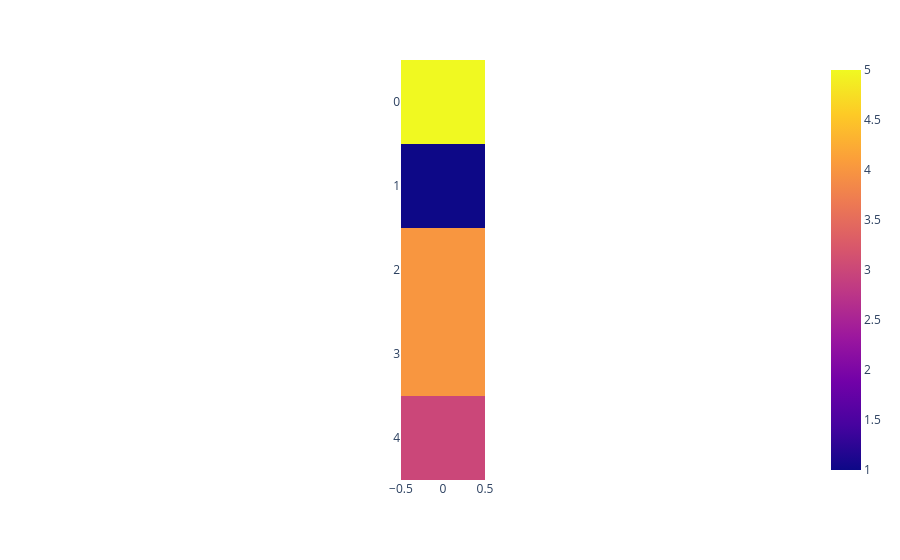

The code cell stored with this chart in its notebook:
### Code cell
px.imshow(row_ones[:, None]).show()
print(f'Sum up the row counts: {row_ones.sum()}\nSum directly all the ones in the matrix: {x.sum()}')

### Figure 1 — Plotly figure (JSON) as saved in the notebook; plotly's stock layout.template omitted (floating-point values rounded to 4 significant figures)
{"data": [{"coloraxis": "coloraxis", "hovertemplate": "x: %{x}<br>y: %{y}<br>color: %{z}<extra></extra>", "name": "0", "type": "heatmap", "xaxis": "x", "yaxis": "y", "z": [[5], [1], [4], [4], [3]]}], "layout": {"coloraxis": {"colorscale": [[0, "#0d0887"], [0.1111, "#46039f"], [0.2222, "#7201a8"], [0.3333, "#9c179e"], [0.4444, "#bd3786"], [0.5556, "#d8576b"], [0.6667, "#ed7953"], [0.7778, "#fb9f3a"], [0.8889, "#fdca26"], [1, "#f0f921"]]}, "margin": {"t": 60}, "xaxis": {"anchor": "y", "constrain": "domain", "domain": [0, 1], "scaleanchor": "y"}, "yaxis": {"anchor": "x", "autorange": "reversed", "constrain": "domain", "domain": [0, 1]}}}
